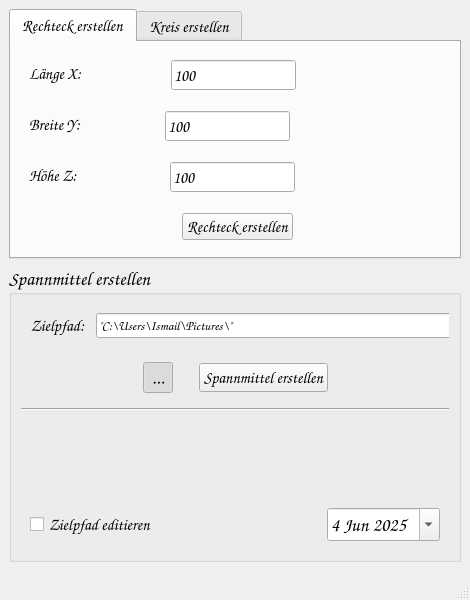
<?xml version="1.0" encoding="UTF-8"?>
<ui version="4.0">
 <class>frm_main_window</class>
 <widget class="QMainWindow" name="frm_main_window">
  <property name="geometry">
   <rect>
    <x>0</x>
    <y>0</y>
    <width>470</width>
    <height>600</height>
   </rect>
  </property>
  <property name="minimumSize">
   <size>
    <width>470</width>
    <height>600</height>
   </size>
  </property>
  <property name="windowTitle">
   <string>MainWindow</string>
  </property>
  <widget class="QWidget" name="centralwidget">
   <layout class="QVBoxLayout" name="verticalLayout_4">
    <item>
     <widget class="QTabWidget" name="tw_rohteil_erstellen">
      <property name="minimumSize">
       <size>
        <width>450</width>
        <height>200</height>
       </size>
      </property>
      <property name="maximumSize">
       <size>
        <width>16777215</width>
        <height>250</height>
       </size>
      </property>
      <property name="font">
       <font>
        <family>Comic Sans MS</family>
        <pointsize>12</pointsize>
        <bold>true</bold>
       </font>
      </property>
      <property name="focusPolicy">
       <enum>Qt::FocusPolicy::NoFocus</enum>
      </property>
      <property name="currentIndex">
       <number>0</number>
      </property>
      <widget class="QWidget" name="tab_rechteck">
       <attribute name="title">
        <string>Rechteck erstellen</string>
       </attribute>
       <layout class="QVBoxLayout" name="verticalLayout">
        <item>
         <widget class="QWidget" name="wg_x_roh" native="true">
          <layout class="QHBoxLayout" name="horizontalLayout">
           <item>
            <widget class="QLabel" name="lb_rechteck_laenge">
             <property name="sizePolicy">
              <sizepolicy hsizetype="Fixed" vsizetype="Fixed">
               <horstretch>0</horstretch>
               <verstretch>0</verstretch>
              </sizepolicy>
             </property>
             <property name="maximumSize">
              <size>
               <width>200</width>
               <height>50</height>
              </size>
             </property>
             <property name="font">
              <font>
               <family>Comic Sans MS</family>
               <pointsize>12</pointsize>
               <bold>false</bold>
              </font>
             </property>
             <property name="text">
              <string>Länge X: </string>
             </property>
             <property name="alignment">
              <set>Qt::AlignmentFlag::AlignLeading|Qt::AlignmentFlag::AlignLeft|Qt::AlignmentFlag::AlignVCenter</set>
             </property>
            </widget>
           </item>
           <item>
            <spacer name="horizontalSpacer_14">
             <property name="orientation">
              <enum>Qt::Orientation::Horizontal</enum>
             </property>
             <property name="sizeType">
              <enum>QSizePolicy::Policy::Fixed</enum>
             </property>
             <property name="sizeHint" stdset="0">
              <size>
               <width>80</width>
               <height>20</height>
              </size>
             </property>
            </spacer>
           </item>
           <item>
            <widget class="QLineEdit" name="le_rechteck_laenge">
             <property name="sizePolicy">
              <sizepolicy hsizetype="Fixed" vsizetype="Fixed">
               <horstretch>0</horstretch>
               <verstretch>0</verstretch>
              </sizepolicy>
             </property>
             <property name="minimumSize">
              <size>
               <width>100</width>
               <height>30</height>
              </size>
             </property>
             <property name="maximumSize">
              <size>
               <width>150</width>
               <height>50</height>
              </size>
             </property>
             <property name="text">
              <string>100</string>
             </property>
            </widget>
           </item>
           <item>
            <spacer name="horizontalSpacer_17">
             <property name="orientation">
              <enum>Qt::Orientation::Horizontal</enum>
             </property>
             <property name="sizeHint" stdset="0">
              <size>
               <width>40</width>
               <height>20</height>
              </size>
             </property>
            </spacer>
           </item>
          </layout>
         </widget>
        </item>
        <item>
         <widget class="QWidget" name="wg_y_roh" native="true">
          <layout class="QHBoxLayout" name="horizontalLayout_2">
           <item>
            <widget class="QLabel" name="lb_rechteck_breite">
             <property name="sizePolicy">
              <sizepolicy hsizetype="Fixed" vsizetype="Fixed">
               <horstretch>0</horstretch>
               <verstretch>0</verstretch>
              </sizepolicy>
             </property>
             <property name="maximumSize">
              <size>
               <width>200</width>
               <height>50</height>
              </size>
             </property>
             <property name="font">
              <font>
               <family>Comic Sans MS</family>
               <pointsize>12</pointsize>
               <bold>false</bold>
              </font>
             </property>
             <property name="text">
              <string>Breite Y: </string>
             </property>
             <property name="alignment">
              <set>Qt::AlignmentFlag::AlignLeading|Qt::AlignmentFlag::AlignLeft|Qt::AlignmentFlag::AlignVCenter</set>
             </property>
            </widget>
           </item>
           <item>
            <spacer name="horizontalSpacer_15">
             <property name="orientation">
              <enum>Qt::Orientation::Horizontal</enum>
             </property>
             <property name="sizeType">
              <enum>QSizePolicy::Policy::Fixed</enum>
             </property>
             <property name="sizeHint" stdset="0">
              <size>
               <width>75</width>
               <height>20</height>
              </size>
             </property>
            </spacer>
           </item>
           <item>
            <widget class="QLineEdit" name="le_rechteck_breite">
             <property name="sizePolicy">
              <sizepolicy hsizetype="Fixed" vsizetype="Fixed">
               <horstretch>0</horstretch>
               <verstretch>0</verstretch>
              </sizepolicy>
             </property>
             <property name="minimumSize">
              <size>
               <width>100</width>
               <height>30</height>
              </size>
             </property>
             <property name="maximumSize">
              <size>
               <width>150</width>
               <height>50</height>
              </size>
             </property>
             <property name="font">
              <font>
               <family>Comic Sans MS</family>
               <pointsize>12</pointsize>
               <bold>false</bold>
              </font>
             </property>
             <property name="text">
              <string>100</string>
             </property>
            </widget>
           </item>
           <item>
            <spacer name="horizontalSpacer_18">
             <property name="orientation">
              <enum>Qt::Orientation::Horizontal</enum>
             </property>
             <property name="sizeHint" stdset="0">
              <size>
               <width>40</width>
               <height>20</height>
              </size>
             </property>
            </spacer>
           </item>
          </layout>
         </widget>
        </item>
        <item>
         <widget class="QWidget" name="wg_z_roh" native="true">
          <layout class="QHBoxLayout" name="horizontalLayout_3">
           <item>
            <widget class="QLabel" name="lb_rechteck_hoehe">
             <property name="sizePolicy">
              <sizepolicy hsizetype="Fixed" vsizetype="Fixed">
               <horstretch>0</horstretch>
               <verstretch>0</verstretch>
              </sizepolicy>
             </property>
             <property name="maximumSize">
              <size>
               <width>200</width>
               <height>50</height>
              </size>
             </property>
             <property name="font">
              <font>
               <family>Comic Sans MS</family>
               <pointsize>12</pointsize>
               <bold>false</bold>
              </font>
             </property>
             <property name="text">
              <string>Höhe Z:  </string>
             </property>
             <property name="alignment">
              <set>Qt::AlignmentFlag::AlignLeading|Qt::AlignmentFlag::AlignLeft|Qt::AlignmentFlag::AlignVCenter</set>
             </property>
            </widget>
           </item>
           <item>
            <spacer name="horizontalSpacer_16">
             <property name="orientation">
              <enum>Qt::Orientation::Horizontal</enum>
             </property>
             <property name="sizeType">
              <enum>QSizePolicy::Policy::Fixed</enum>
             </property>
             <property name="sizeHint" stdset="0">
              <size>
               <width>80</width>
               <height>20</height>
              </size>
             </property>
            </spacer>
           </item>
           <item>
            <widget class="QLineEdit" name="le_rechteck_hoehe">
             <property name="sizePolicy">
              <sizepolicy hsizetype="Fixed" vsizetype="Fixed">
               <horstretch>0</horstretch>
               <verstretch>0</verstretch>
              </sizepolicy>
             </property>
             <property name="minimumSize">
              <size>
               <width>100</width>
               <height>30</height>
              </size>
             </property>
             <property name="maximumSize">
              <size>
               <width>150</width>
               <height>50</height>
              </size>
             </property>
             <property name="font">
              <font>
               <family>Comic Sans MS</family>
               <pointsize>12</pointsize>
               <bold>false</bold>
              </font>
             </property>
             <property name="text">
              <string>100</string>
             </property>
            </widget>
           </item>
           <item>
            <spacer name="horizontalSpacer_19">
             <property name="orientation">
              <enum>Qt::Orientation::Horizontal</enum>
             </property>
             <property name="sizeHint" stdset="0">
              <size>
               <width>40</width>
               <height>20</height>
              </size>
             </property>
            </spacer>
           </item>
          </layout>
         </widget>
        </item>
        <item>
         <spacer name="verticalSpacer_2">
          <property name="orientation">
           <enum>Qt::Orientation::Vertical</enum>
          </property>
          <property name="sizeHint" stdset="0">
           <size>
            <width>20</width>
            <height>40</height>
           </size>
          </property>
         </spacer>
        </item>
        <item>
         <widget class="QWidget" name="wg_button_roh" native="true">
          <layout class="QHBoxLayout" name="horizontalLayout_4">
           <item>
            <spacer name="horizontalSpacer">
             <property name="orientation">
              <enum>Qt::Orientation::Horizontal</enum>
             </property>
             <property name="sizeType">
              <enum>QSizePolicy::Policy::Fixed</enum>
             </property>
             <property name="sizeHint" stdset="0">
              <size>
               <width>153</width>
               <height>20</height>
              </size>
             </property>
            </spacer>
           </item>
           <item>
            <widget class="QPushButton" name="pb_rechteck">
             <property name="font">
              <font>
               <family>Comic Sans MS</family>
               <pointsize>12</pointsize>
               <bold>true</bold>
              </font>
             </property>
             <property name="text">
              <string>Rechteck erstellen</string>
             </property>
             <property name="autoDefault">
              <bool>true</bool>
             </property>
            </widget>
           </item>
           <item>
            <spacer name="horizontalSpacer_3">
             <property name="orientation">
              <enum>Qt::Orientation::Horizontal</enum>
             </property>
             <property name="sizeHint" stdset="0">
              <size>
               <width>40</width>
               <height>20</height>
              </size>
             </property>
            </spacer>
           </item>
          </layout>
         </widget>
        </item>
       </layout>
      </widget>
      <widget class="QWidget" name="tab_kreis">
       <attribute name="title">
        <string>Kreis erstellen</string>
       </attribute>
       <layout class="QVBoxLayout" name="verticalLayout_2">
        <item>
         <widget class="QWidget" name="wg_durchmesser" native="true">
          <layout class="QHBoxLayout" name="horizontalLayout_7">
           <item>
            <widget class="QLabel" name="lb_durchmesser">
             <property name="maximumSize">
              <size>
               <width>200</width>
               <height>50</height>
              </size>
             </property>
             <property name="font">
              <font>
               <family>Comic Sans MS</family>
               <pointsize>12</pointsize>
               <bold>false</bold>
              </font>
             </property>
             <property name="text">
              <string>Durchmesser:</string>
             </property>
             <property name="alignment">
              <set>Qt::AlignmentFlag::AlignLeading|Qt::AlignmentFlag::AlignLeft|Qt::AlignmentFlag::AlignVCenter</set>
             </property>
            </widget>
           </item>
           <item>
            <spacer name="horizontalSpacer_20">
             <property name="orientation">
              <enum>Qt::Orientation::Horizontal</enum>
             </property>
             <property name="sizeType">
              <enum>QSizePolicy::Policy::Fixed</enum>
             </property>
             <property name="sizeHint" stdset="0">
              <size>
               <width>48</width>
               <height>20</height>
              </size>
             </property>
            </spacer>
           </item>
           <item>
            <widget class="QLineEdit" name="le_durchmesser">
             <property name="sizePolicy">
              <sizepolicy hsizetype="Fixed" vsizetype="Fixed">
               <horstretch>0</horstretch>
               <verstretch>0</verstretch>
              </sizepolicy>
             </property>
             <property name="minimumSize">
              <size>
               <width>100</width>
               <height>30</height>
              </size>
             </property>
             <property name="maximumSize">
              <size>
               <width>150</width>
               <height>50</height>
              </size>
             </property>
             <property name="text">
              <string>100</string>
             </property>
            </widget>
           </item>
           <item>
            <spacer name="horizontalSpacer_22">
             <property name="orientation">
              <enum>Qt::Orientation::Horizontal</enum>
             </property>
             <property name="sizeHint" stdset="0">
              <size>
               <width>40</width>
               <height>20</height>
              </size>
             </property>
            </spacer>
           </item>
          </layout>
         </widget>
        </item>
        <item>
         <widget class="QWidget" name="wg_z_kreis" native="true">
          <layout class="QHBoxLayout" name="horizontalLayout_6">
           <item>
            <widget class="QLabel" name="lb_kreis_hoehe">
             <property name="maximumSize">
              <size>
               <width>200</width>
               <height>50</height>
              </size>
             </property>
             <property name="font">
              <font>
               <family>Comic Sans MS</family>
               <pointsize>12</pointsize>
               <bold>false</bold>
              </font>
             </property>
             <property name="text">
              <string>Höhe:             </string>
             </property>
             <property name="alignment">
              <set>Qt::AlignmentFlag::AlignLeading|Qt::AlignmentFlag::AlignLeft|Qt::AlignmentFlag::AlignVCenter</set>
             </property>
            </widget>
           </item>
           <item>
            <spacer name="horizontalSpacer_21">
             <property name="orientation">
              <enum>Qt::Orientation::Horizontal</enum>
             </property>
             <property name="sizeType">
              <enum>QSizePolicy::Policy::Fixed</enum>
             </property>
             <property name="sizeHint" stdset="0">
              <size>
               <width>45</width>
               <height>20</height>
              </size>
             </property>
            </spacer>
           </item>
           <item>
            <widget class="QLineEdit" name="le_z_kreis">
             <property name="sizePolicy">
              <sizepolicy hsizetype="Fixed" vsizetype="Fixed">
               <horstretch>0</horstretch>
               <verstretch>0</verstretch>
              </sizepolicy>
             </property>
             <property name="minimumSize">
              <size>
               <width>100</width>
               <height>30</height>
              </size>
             </property>
             <property name="maximumSize">
              <size>
               <width>150</width>
               <height>50</height>
              </size>
             </property>
             <property name="text">
              <string>100</string>
             </property>
            </widget>
           </item>
           <item>
            <spacer name="horizontalSpacer_23">
             <property name="orientation">
              <enum>Qt::Orientation::Horizontal</enum>
             </property>
             <property name="sizeHint" stdset="0">
              <size>
               <width>40</width>
               <height>20</height>
              </size>
             </property>
            </spacer>
           </item>
          </layout>
         </widget>
        </item>
        <item>
         <spacer name="verticalSpacer">
          <property name="orientation">
           <enum>Qt::Orientation::Vertical</enum>
          </property>
          <property name="sizeHint" stdset="0">
           <size>
            <width>20</width>
            <height>40</height>
           </size>
          </property>
         </spacer>
        </item>
        <item>
         <widget class="QWidget" name="wg_button_kreis" native="true">
          <layout class="QHBoxLayout" name="horizontalLayout_5">
           <item>
            <spacer name="horizontalSpacer_4">
             <property name="orientation">
              <enum>Qt::Orientation::Horizontal</enum>
             </property>
             <property name="sizeType">
              <enum>QSizePolicy::Policy::Fixed</enum>
             </property>
             <property name="sizeHint" stdset="0">
              <size>
               <width>158</width>
               <height>20</height>
              </size>
             </property>
            </spacer>
           </item>
           <item>
            <widget class="QPushButton" name="pb_kreis">
             <property name="font">
              <font>
               <family>Comic Sans MS</family>
               <pointsize>12</pointsize>
               <bold>true</bold>
              </font>
             </property>
             <property name="text">
              <string>Kreis erstellen</string>
             </property>
            </widget>
           </item>
           <item>
            <spacer name="horizontalSpacer_2">
             <property name="orientation">
              <enum>Qt::Orientation::Horizontal</enum>
             </property>
             <property name="sizeHint" stdset="0">
              <size>
               <width>40</width>
               <height>20</height>
              </size>
             </property>
            </spacer>
           </item>
          </layout>
         </widget>
        </item>
       </layout>
      </widget>
     </widget>
    </item>
    <item>
     <widget class="QGroupBox" name="gb_spannmittel">
      <property name="minimumSize">
       <size>
        <width>450</width>
        <height>120</height>
       </size>
      </property>
      <property name="maximumSize">
       <size>
        <width>16777215</width>
        <height>300</height>
       </size>
      </property>
      <property name="font">
       <font>
        <family>Comic Sans MS</family>
        <pointsize>14</pointsize>
        <bold>true</bold>
       </font>
      </property>
      <property name="title">
       <string>Spannmittel erstellen</string>
      </property>
      <property name="alignment">
       <set>Qt::AlignmentFlag::AlignLeading|Qt::AlignmentFlag::AlignLeft|Qt::AlignmentFlag::AlignVCenter</set>
      </property>
      <layout class="QVBoxLayout" name="verticalLayout_3">
       <item>
        <widget class="QWidget" name="wg_zielpfad" native="true">
         <layout class="QHBoxLayout" name="horizontalLayout_10">
          <item>
           <widget class="QLabel" name="lb_pfad">
            <property name="sizePolicy">
             <sizepolicy hsizetype="Fixed" vsizetype="Fixed">
              <horstretch>0</horstretch>
              <verstretch>0</verstretch>
             </sizepolicy>
            </property>
            <property name="maximumSize">
             <size>
              <width>200</width>
              <height>200</height>
             </size>
            </property>
            <property name="font">
             <font>
              <family>Comic Sans MS</family>
              <pointsize>12</pointsize>
              <bold>false</bold>
             </font>
            </property>
            <property name="text">
             <string>Zielpfad:</string>
            </property>
            <property name="alignment">
             <set>Qt::AlignmentFlag::AlignCenter</set>
            </property>
           </widget>
          </item>
          <item>
           <spacer name="horizontalSpacer_8">
            <property name="orientation">
             <enum>Qt::Orientation::Horizontal</enum>
            </property>
            <property name="sizeType">
             <enum>QSizePolicy::Policy::Fixed</enum>
            </property>
            <property name="sizeHint" stdset="0">
             <size>
              <width>5</width>
              <height>20</height>
             </size>
            </property>
           </spacer>
          </item>
          <item>
           <widget class="QLineEdit" name="le_pfad">
            <property name="minimumSize">
             <size>
              <width>400</width>
              <height>0</height>
             </size>
            </property>
            <property name="font">
             <font>
              <family>Comic Sans MS</family>
              <pointsize>10</pointsize>
              <bold>false</bold>
             </font>
            </property>
            <property name="text">
             <string>&quot;C:\Users\Ismail\Pictures\&quot;</string>
            </property>
           </widget>
          </item>
          <item>
           <spacer name="horizontalSpacer_24">
            <property name="orientation">
             <enum>Qt::Orientation::Horizontal</enum>
            </property>
            <property name="sizeHint" stdset="0">
             <size>
              <width>40</width>
              <height>20</height>
             </size>
            </property>
           </spacer>
          </item>
         </layout>
        </widget>
       </item>
       <item>
        <widget class="QWidget" name="wg_spannmittel_erstellen" native="true">
         <layout class="QHBoxLayout" name="horizontalLayout_9">
          <item>
           <spacer name="horizontalSpacer_9">
            <property name="orientation">
             <enum>Qt::Orientation::Horizontal</enum>
            </property>
            <property name="sizeHint" stdset="0">
             <size>
              <width>40</width>
              <height>20</height>
             </size>
            </property>
           </spacer>
          </item>
          <item>
           <widget class="QToolButton" name="tb_spannmittel_aufklappen">
            <property name="focusPolicy">
             <enum>Qt::FocusPolicy::NoFocus</enum>
            </property>
            <property name="text">
             <string>...</string>
            </property>
            <property name="shortcut">
             <string notr="true"/>
            </property>
            <property name="checkable">
             <bool>true</bool>
            </property>
            <property name="checked">
             <bool>true</bool>
            </property>
            <property name="autoRaise">
             <bool>true</bool>
            </property>
           </widget>
          </item>
          <item>
           <spacer name="horizontalSpacer_6">
            <property name="orientation">
             <enum>Qt::Orientation::Horizontal</enum>
            </property>
            <property name="sizeType">
             <enum>QSizePolicy::Policy::Fixed</enum>
            </property>
            <property name="sizeHint" stdset="0">
             <size>
              <width>20</width>
              <height>20</height>
             </size>
            </property>
           </spacer>
          </item>
          <item>
           <widget class="QPushButton" name="pb_spannmittel">
            <property name="font">
             <font>
              <family>Comic Sans MS</family>
              <pointsize>12</pointsize>
              <bold>true</bold>
             </font>
            </property>
            <property name="text">
             <string>Spannmittel erstellen</string>
            </property>
            <property name="autoDefault">
             <bool>true</bool>
            </property>
           </widget>
          </item>
          <item>
           <spacer name="horizontalSpacer_7">
            <property name="orientation">
             <enum>Qt::Orientation::Horizontal</enum>
            </property>
            <property name="sizeHint" stdset="0">
             <size>
              <width>40</width>
              <height>20</height>
             </size>
            </property>
           </spacer>
          </item>
         </layout>
        </widget>
       </item>
       <item>
        <widget class="Line" name="line">
         <property name="orientation">
          <enum>Qt::Orientation::Horizontal</enum>
         </property>
        </widget>
       </item>
       <item>
        <spacer name="verticalSpacer_3">
         <property name="orientation">
          <enum>Qt::Orientation::Vertical</enum>
         </property>
         <property name="sizeHint" stdset="0">
          <size>
           <width>20</width>
           <height>40</height>
          </size>
         </property>
        </spacer>
       </item>
       <item>
        <widget class="QWidget" name="wg_datum_editieren" native="true">
         <layout class="QHBoxLayout" name="horizontalLayout_8">
          <item>
           <widget class="QCheckBox" name="cb_datum_editieren">
            <property name="font">
             <font>
              <family>Comic Sans MS</family>
              <pointsize>12</pointsize>
              <bold>false</bold>
             </font>
            </property>
            <property name="text">
             <string>Zielpfad editieren</string>
            </property>
           </widget>
          </item>
          <item>
           <spacer name="horizontalSpacer_5">
            <property name="orientation">
             <enum>Qt::Orientation::Horizontal</enum>
            </property>
            <property name="sizeHint" stdset="0">
             <size>
              <width>40</width>
              <height>20</height>
             </size>
            </property>
           </spacer>
          </item>
          <item>
           <widget class="QDateEdit" name="de_datum">
            <property name="minimumDate">
             <date>
              <year>2012</year>
              <month>9</month>
              <day>14</day>
             </date>
            </property>
            <property name="calendarPopup">
             <bool>true</bool>
            </property>
            <property name="currentSectionIndex">
             <number>0</number>
            </property>
            <property name="timeSpec">
             <enum>Qt::TimeSpec::LocalTime</enum>
            </property>
            <property name="date">
             <date>
              <year>2025</year>
              <month>6</month>
              <day>4</day>
             </date>
            </property>
           </widget>
          </item>
         </layout>
        </widget>
       </item>
      </layout>
     </widget>
    </item>
   </layout>
  </widget>
  <widget class="QMenuBar" name="menubar">
   <property name="geometry">
    <rect>
     <x>0</x>
     <y>0</y>
     <width>470</width>
     <height>33</height>
    </rect>
   </property>
  </widget>
  <widget class="QStatusBar" name="statusbar">
   <property name="font">
    <font>
     <family>Comic Sans MS</family>
     <pointsize>14</pointsize>
     <bold>true</bold>
     <hintingpreference>PreferFullHinting</hintingpreference>
    </font>
   </property>
   <property name="styleSheet">
    <string notr="true">QStatusBar {
    color: green;             /* Textfarbe */
    font-weight: bold;
}</string>
   </property>
  </widget>
 </widget>
 <resources/>
 <connections>
  <connection>
   <sender>tb_spannmittel_aufklappen</sender>
   <signal>clicked(bool)</signal>
   <receiver>wg_datum_editieren</receiver>
   <slot>setHidden(bool)</slot>
   <hints>
    <hint type="sourcelabel">
     <x>126</x>
     <y>437</y>
    </hint>
    <hint type="destinationlabel">
     <x>234</x>
     <y>516</y>
    </hint>
   </hints>
  </connection>
  <connection>
   <sender>cb_datum_editieren</sender>
   <signal>clicked(bool)</signal>
   <receiver>le_pfad</receiver>
   <slot>setEnabled(bool)</slot>
   <hints>
    <hint type="sourcelabel">
     <x>123</x>
     <y>520</y>
    </hint>
    <hint type="destinationlabel">
     <x>393</x>
     <y>354</y>
    </hint>
   </hints>
  </connection>
 </connections>
</ui>
